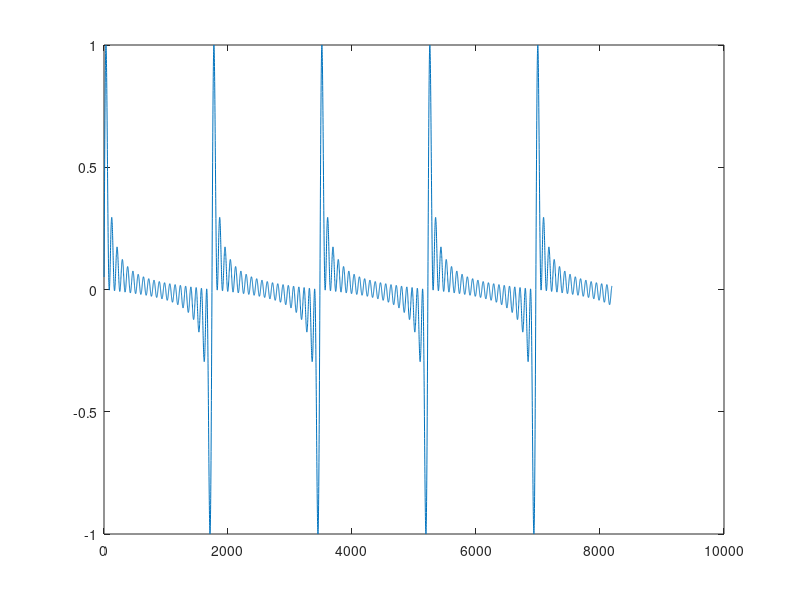
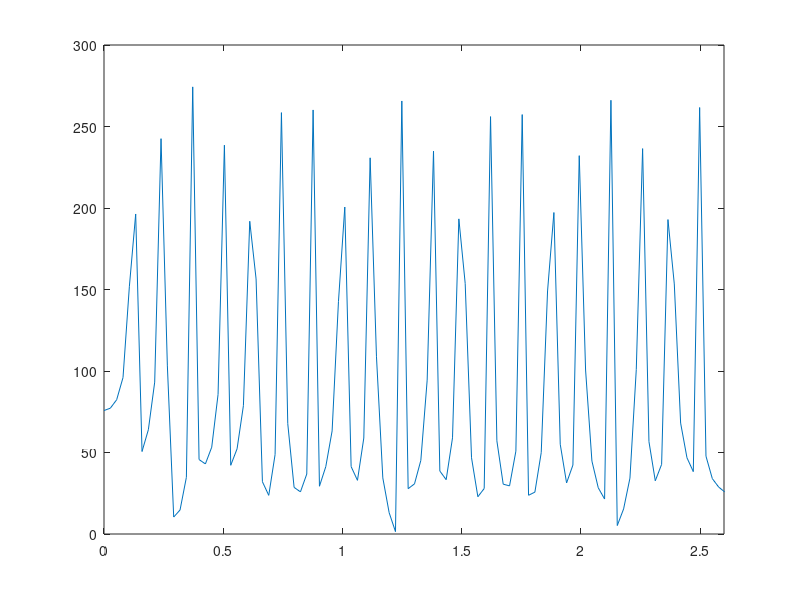

The MATLAB script that drew these images, in order:
% test chirp A_Z
%clear all; close all; clc;

time_total = 2^13;
chirp_signal(1:time_total) = 0;
amplitude = 1;
cs = 1/sqrt(3);
a = 20;
frequencies = linspace(0, 1, time_total);
ka = (2*pi*frequencies*a)/cs;
%n_sin = 1;
ka_max = 2.5;
total_n = 20;
for time = 1:time_total
	for n_sin = 1:total_n
		%random_phase = rand(1,1)*pi;
		random_phase = 0;
		chirp_signal(time) = chirp_signal(time) + amplitude*sin(random_phase+(n_sin*(ka_max/total_n)*cs*time)/(a));
	end
end
chirp_signal = chirp_signal/max(abs(chirp_signal));

figure(1);
plot(chirp_signal);
%hold on;
%plot(signal_in - mean(signal_in), 'r'); hold off;

figure(2);
plot(ka, abs(fft(chirp_signal)));
%hold on;
%fft_signal_in = fft(signal_in - mean(signal_in));
%fft_signal_in(1:2) = 0;
%plot(ka, abs(fft_signal_in), 'r');
xlim([0 2.6]);


% total_time = time_total;
% times = 0 : total_time - 1;
% initial_frequency = 0*cs/(2*pi*a);
% frequency_max_lattice = ka_max*cs/(2*pi*a);
% source_chirp = chirp(times, ... 
% initial_frequency, times(end), frequency_max_lattice);

% figure(3);
% plot(source_chirp);

% figure(4);
% plot(ka, abs(fft(source_chirp)));
% xlim([0 1.9]);